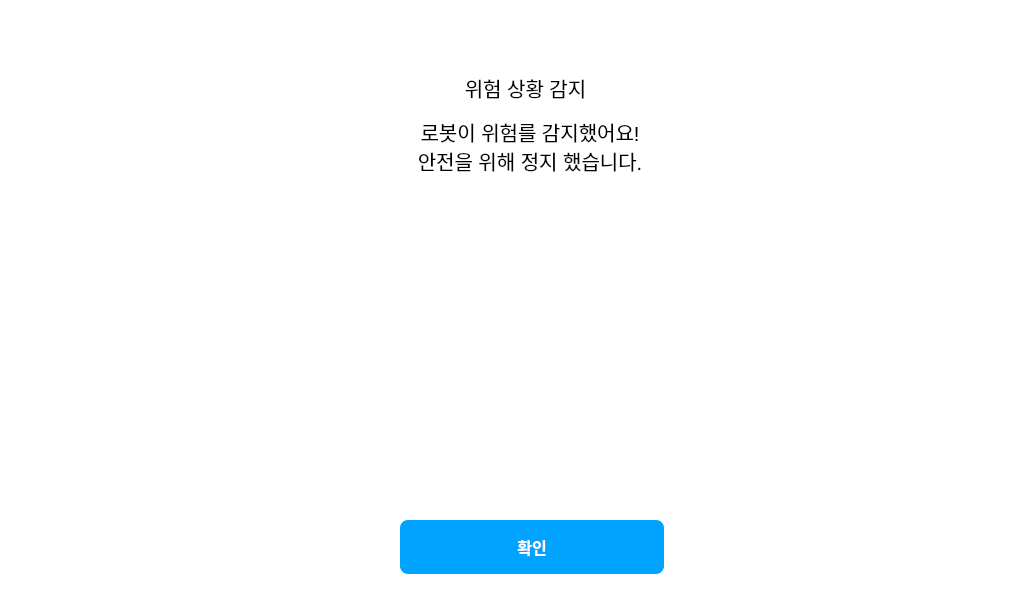
<?xml version="1.0" encoding="UTF-8"?>
<ui version="4.0">
 <class>CliffDetection</class>
 <widget class="QWidget" name="CliffDetection">
  <property name="geometry">
   <rect>
    <x>0</x>
    <y>0</y>
    <width>1024</width>
    <height>600</height>
   </rect>
  </property>
  <property name="windowTitle">
   <string>클리프 감지</string>
  </property>
  <property name="styleSheet">
   <string notr="true">QWidget {
    background-color: #FFFFFF;
}</string>
  </property>
  <widget class="QLabel" name="warning_label">
   <property name="geometry">
    <rect>
     <x>420</x>
     <y>230</y>
     <width>221</width>
     <height>221</height>
    </rect>
   </property>
   <property name="styleSheet">
    <string notr="true">QLabel {
    background-image: url(:/file/CliffDanger/danger_100.png);
    background-repeat: no-repeat;
    background-position: center;
}
</string>
   </property>
   <property name="text">
    <string/>
   </property>
   <property name="alignment">
    <set>Qt::AlignCenter</set>
   </property>
  </widget>
  <widget class="QLabel" name="message_label">
   <property name="geometry">
    <rect>
     <x>420</x>
     <y>70</y>
     <width>211</width>
     <height>36</height>
    </rect>
   </property>
   <property name="styleSheet">
    <string notr="true">QLabel {
    color: black;
	font-family: &quot;Noto Sans KR Black&quot;;
    font-size: 20px;
}</string>
   </property>
   <property name="text">
    <string>위험 상황 감지</string>
   </property>
   <property name="alignment">
    <set>Qt::AlignCenter</set>
   </property>
  </widget>
  <widget class="QLabel" name="detail_label">
   <property name="geometry">
    <rect>
     <x>350</x>
     <y>120</y>
     <width>360</width>
     <height>52</height>
    </rect>
   </property>
   <property name="styleSheet">
    <string notr="true">QLabel {
    color: #black;
	font-family: &quot;Noto Sans KR Black&quot;;
    font-size: 20px;
}</string>
   </property>
   <property name="frameShape">
    <enum>QFrame::NoFrame</enum>
   </property>
   <property name="text">
    <string>로봇이 위험를 감지했어요!
안전을 위해 정지 했습니다.</string>
   </property>
   <property name="alignment">
    <set>Qt::AlignCenter</set>
   </property>
  </widget>
  <widget class="QPushButton" name="confirm_button">
   <property name="geometry">
    <rect>
     <x>400</x>
     <y>520</y>
     <width>264</width>
     <height>54</height>
    </rect>
   </property>
   <property name="minimumSize">
    <size>
     <width>0</width>
     <height>0</height>
    </size>
   </property>
   <property name="styleSheet">
    <string notr="true">QPushButton {
    background-color: #00A3FF;
    color: white;
	font-family: &quot;Noto Sans KR Black&quot;;
    font-size: 16px;
    font-weight: 500;
    border-radius: 8px;
    height: 45px;
    border: none;
}

QPushButton:hover {
    background-color: #33B5FF;
}

QPushButton:pressed {
    background-color: #0080DD;
}</string>
   </property>
   <property name="text">
    <string>확인</string>
   </property>
  </widget>
 </widget>
 <resources>
  <include location="../resources/res.qrc"/>
 </resources>
 <connections/>
</ui>
